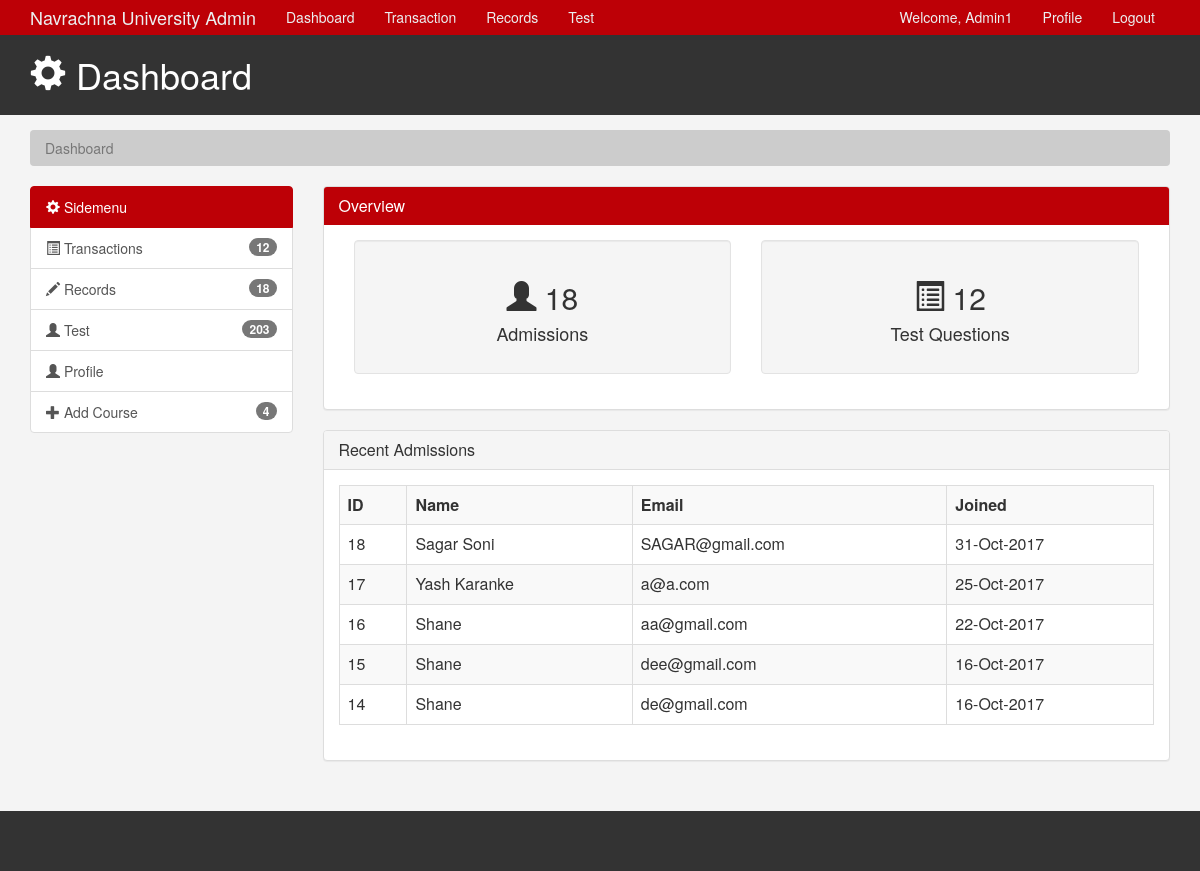
/admin/admin.php (signed in), run on the app's committed database.
### tables this page shows
CREATE TABLE `student_data` (
  `ID` int(3) NOT NULL,
  `FULLNAME` varchar(70) DEFAULT NULL,
  `GENDER` varchar(8) DEFAULT NULL,
  `BGROUP` varchar(10) DEFAULT NULL,
  `ADDRESS` varchar(100) DEFAULT NULL,
  `CITY` varchar(20) DEFAULT NULL,
  `STATE` varchar(50) DEFAULT NULL,
  `ZIP` varchar(10) DEFAULT NULL,
  `PNUMBER` varchar(11) DEFAULT NULL,
  `EMAIL` varchar(60) DEFAULT NULL,
  `PASSWORD` varchar(100) DEFAULT NULL,
  `register_date` date DEFAULT NULL,
  `dob` varchar(10) DEFAULT NULL,
  `profile_image` varchar(100) DEFAULT NULL,
  `isActive` tinyint(1) DEFAULT NULL
);

### admin/admin.php (the view, shortened to what this page needs)
<?php
	if(isset($_SESSION['email']))
	{
    $databaseHost = "localhost";
    $databaseUsername = "root";
    $databasePassword = "";
    $databaseName = "admission2018";
    $mysqli = new mysqli($databaseHost,$databaseUsername,$databasePassword,$databaseName);
    $query = "SELECT count(*) FROM student_data";
    $result = $mysqli->query($query) or die($mysqli->error);
    if($result->num_rows > 0)
    {
      while($row = $result->fetch_assoc())
      {
        foreach($row as $val)
        {
          }
        }
    }
?>
<html lang="en">
   <head>
      <link href="css/bootstrap.min.css" rel="stylesheet">
      <link href="css/style.css" rel="stylesheet">
   </head>
   <body>
      <?php include'adminMenu.php' ?>
      <header id="header">
         <div class="container">
            <div class="row">
               <div class="col-md-10">
                  <h1><span class="glyphicon glyphicon-cog" aria-hidden="true"></span> Dashboard </h1>
               </div>
            </div>
         </div>
      </header>
      <section id="breadcrumb">
         <div class="container">
            <ol class="breadcrumb">
               <li class="active">Dashboard</li>
            </ol>
         </div>
      </section>
      <?php include 'side-menu.php' ?>
      <div class="col-md-9">
         <div class="panel panel-default">
            <div class="panel-heading main-color-bg">
               <h3 class="panel-title"> Overview</h3>
            </div>
            <div class="panel-body">
               <div class="col-md-6">
                  <div class="well dash-box">
                     <h2><span class="glyphicon glyphicon-user" aria-hidden="true"></span>
                      <?php echo $val; ?>
                     </h2>
                     <h4>Admissions</h4>
                  </div>
               </div>
               <div class="col-md-6">
                  <div class="well dash-box">
                     <h2><span class="glyphicon glyphicon-list-alt" aria-hidden="true"></span> 12</h2>
                     <h4>Test Questions</h4>
                  </div>
               </div>
            </div>
         </div>
         <div class="panel panel-default">
            <div class="panel-heading">
               <h3 class="panel-title">Recent Admissions</h3>
            </div>
            <div class="panel-body">
               <table class="table table-striped table-hover table-bordered">
                  <tr>
                    <th>ID</th>
                     <th>Name</th>
                     <th>Email</th>
                     <th>Joined</th>
                  </tr>
                <?php
                $mysqli = mysqli_connect($databaseHost,$databaseUsername,$databasePassword,$databaseName);
                $query = "SELECT * FROM student_data ORDER BY id DESC LIMIT 5 ";
                $result = mysqli_query($mysqli,$query);
                while($addrow = mysqli_fetch_array($result))
                  {
                    $newDate = date('d-M-Y',strtotime($addrow[11]));
                    echo "<tr>";
                    echo "<td>$addrow[0]</td>";
                    echo "<td>$addrow[1]</td>";
                    echo "<td>$addrow[9]</td>";
                    echo "<td>$newDate</td>";
                    echo "</tr>";
                  }
                  ?>
               </table>
             </div>
         </div>
      </div>
      </div>
      </div>
      </section>
      <footer id="footer">
      </footer>
   </body>
</html>
<?php
  }
  else
    {
 header("Location: ../admin/");
  }
?>

### admin/adminMenu.php (shortened to what this page needs)
<?php
	if(isset($_SESSION['email']))
	{
        $databaseHost = "localhost";
        $databaseUsername = "root";
        $databasePassword = "";
        $databaseName = "admission2018";
        $mysqli = new mysqli($databaseHost,$databaseUsername,$databasePassword,$databaseName);
        $query = "SELECT * FROM admins WHERE email = '{$_SESSION['email']}'";
        $result = $mysqli->query($query) or die($mysqli->error);
		if($result->num_rows > 0)
		{
			while($row = $result->fetch_assoc())
			{
				foreach($row as $val)
				{
                    $details[] = $val;
        }
      }
		}
	}
?>
    <nav class="navbar navbar-default">
    <div class="container">
      <div class="navbar-header">
        <a class="navbar-brand" href="admin.php">Navrachna University Admin</a>
      </div>
      <div id="navbar" class="collapse navbar-collapse">
        <ul class="nav navbar-nav">
          <li><a href="admin.php">Dashboard</a></li>
          <li><a href="#">Transaction</a></li>
          <li><a href="records.php">Records</a></li>
          <li><a href="test-questions.php">Test</a></li>
        </ul>
        <ul class="nav navbar-nav navbar-right">
          <li><a href="#">Welcome, <?php echo $details[1];?> </a></li>
          <li><a href="#"> Profile </a></li>
          <li><a href="logout.php">Logout</a></li>
        </ul>
      </div>
    </div>
  </nav>

### admin/css/style.css (style rules this page uses)
body { background:#f4f4f4; }
.navbar { min-height: 33px !important; margin-bottom:0; border-radius:0; }
.navbar-nav > li > a, .navbar-brand { padding-top:6px !important; padding-bottom:0 !important; height: 33px; }
.navbar-default { background-color: #BD0006; border-color: #BD0006; }
.navbar-default .navbar-brand { color: #ecf0f1; }
.navbar-default .navbar-nav > li > a { color: #ecf0f1; }
.navbar-default .navbar-collapse, .navbar-default .navbar-form { border-color: #ecf0f1; }
.main-color-bg { background-color: #BD0006 !important; border-color: #BD0006 !important; color:#ffffff !important; }
#header { background:#333333; color:#ffffff; padding-bottom: 10px; margin-bottom: 15px; }
.breadcrumb { background:#cccccc; color:#333333; }
.dash-box { text-align:center; }
#footer { background:#333333; color:#ffffff; text-align:center; padding:30px; margin-top:30px; }

### data on the page
student_data: ID "18", FULLNAME "Sagar Soni", EMAIL "SAGAR@gmail.com", register_date "31-Oct-2017"
student_data: ID "17", FULLNAME "Yash Karanke", EMAIL "a@a.com", register_date "25-Oct-2017"
student_data: ID "16", FULLNAME "Shane", EMAIL "aa@gmail.com", register_date "22-Oct-2017"
student_data: ID "15", FULLNAME "Shane", EMAIL "dee@gmail.com", register_date "16-Oct-2017"
student_data: ID "14", FULLNAME "Shane", EMAIL "de@gmail.com", register_date "16-Oct-2017"

### other printed values
$details[1] "Admin1"
$val "18"
$val2 "4"
